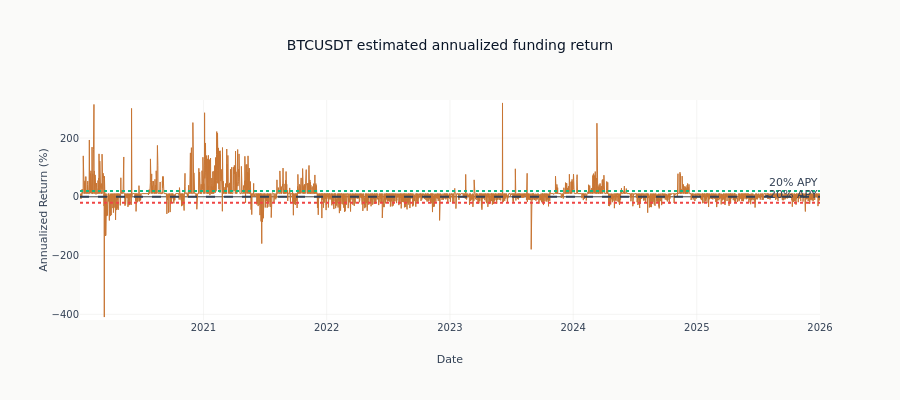

Notebook source saved alongside this figure:
### Markdown cell above
Funding does have a hard cap, but it is a separate mechanism at a far wider level and it is
set per contract rather than universally. The table above does not show that cap: its
columns are the largest and smallest rates each contract actually settled at, which bound
the enforced limit from inside and say nothing about where it sits or whether it moved
during the sample. What they do establish is enough for the point at hand - the observed
extremes are already far outside the clamp, and they differ by an order of magnitude across
the universe. Reading the clamp as the cap understates the tail risk of a funding strategy
several times over on the most liquid contract and far more on the thin ones.

### Code cell
fig = go.Figure()

fig.add_trace(
    go.Scatter(
        x=btc_funding["settles_at"].to_list(),
        y=btc_funding["annualized_pct"].to_list(),
        mode="lines",
        name="Annualized Funding Return",
        line=dict(color=COLORS["copper"], width=1),
    )
)

# Add horizontal lines for reference
fig.add_hline(y=0, line_dash="dash", line_color=COLORS["neutral"])
fig.add_hline(y=20, line_dash="dot", line_color=COLORS["positive"], annotation_text="20% APY")
fig.add_hline(y=-20, line_dash="dot", line_color=COLORS["negative"], annotation_text="-20% APY")

y_padding = 10
fig.update_layout(
    title=f"{DEMO_SYMBOL} estimated annualized funding return",
    xaxis_title="Date",
    yaxis_title="Annualized Return (%)",
    yaxis=dict(range=[ann_min - y_padding, ann_max + y_padding]),
    height=400,
)
show_plotly_with_alt(
    fig,
    "A time series of the estimated annualized funding return in percent across six years, with a dashed line at zero and dotted reference lines at plus and minus twenty percent. The line oscillates around zero, spending long stretches within the reference lines and spiking well beyond them in both directions.",
)

print(f"Annualized funding return range: {ann_min:.1f}% to {ann_max:.1f}%")

### Figure 1 — Plotly figure (JSON) as saved in the notebook; plotly's stock layout.template omitted (floating-point values rounded to 4 significant figures; data arrays with more than 128 entries replaced by an {"elided": "..."} marker saying what was removed)
{"data": [{"line": {"color": "#C87533", "width": 1}, "mode": "lines", "name": "Annualized Funding Return", "type": "scatter", "x": {"elided": "6555 str values"}, "y": {"elided": "6555 float values"}}], "layout": {"annotations": [{"showarrow": false, "text": "20% APY", "x": 1, "xanchor": "right", "xref": "x domain", "y": 20, "yanchor": "bottom", "yref": "y"}, {"showarrow": false, "text": "-20% APY", "x": 1, "xanchor": "right", "xref": "x domain", "y": -20, "yanchor": "bottom", "yref": "y"}], "height": 400, "shapes": [{"line": {"color": "#334155", "dash": "dash"}, "type": "line", "x0": 0, "x1": 1, "xref": "x domain", "y0": 0, "y1": 0, "yref": "y"}, {"line": {"color": "#10b981", "dash": "dot"}, "type": "line", "x0": 0, "x1": 1, "xref": "x domain", "y0": 20, "y1": 20, "yref": "y"}, {"line": {"color": "#ef4444", "dash": "dot"}, "type": "line", "x0": 0, "x1": 1, "xref": "x domain", "y0": -20, "y1": -20, "yref": "y"}], "title": {"text": "BTCUSDT estimated annualized funding return"}, "xaxis": {"title": {"text": "Date"}}, "yaxis": {"range": [-419.3, 329.5], "title": {"text": "Annualized Return (%)"}}}}
